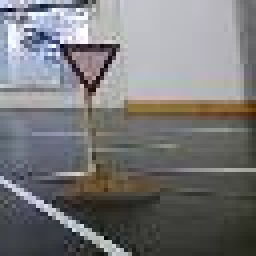
%> input picture GTSRB_python/Zero_Class_Image_Gen/1057small.jpg, 64 x 64 px (shown 4 times larger)
$ octave GetMaxRGB.m   (GNU Octave 9; MATLAB toolbox functions it lacks are replaced by stand-ins)
%> lines starting %> are read from the running program, lines starting %| are printed output that depends on the picture
im=imread('1057small.jpg');
%> im is the input picture: size 64x64x3 uint8; mean R, G, B 120.2, 119.8, 121
im1=im(:,:,1);
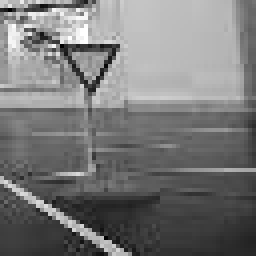
%> im1: size 64x64 uint8 (shown 4 times larger); min 0, max 255, mean 120.2
im2=im(:,:,2);
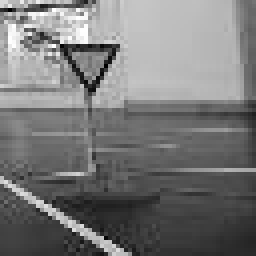
%> im2: size 64x64 uint8 (shown 4 times larger); min 0, max 255, mean 119.8
im3=im(:,:,3);
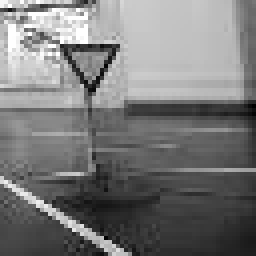
%> im3: size 64x64 uint8 (shown 4 times larger); min 1, max 255, mean 121

[max1,I1]=min(im1,[],1);
%> max1 = 64 values, max 56 at index 5, min 0 at index 3, mean 35.02; I1 = 64 values, max 64 at index 5, min 1 at index 22, mean 50.42
[max2,I2]=min(im1,[],2);
%> max2 = 64 values, max 114 at index 25, min 0 at index 3, mean 45.67; I2 = 64 values, max 64 at index 4, min 3 at index 3, mean 33.72
